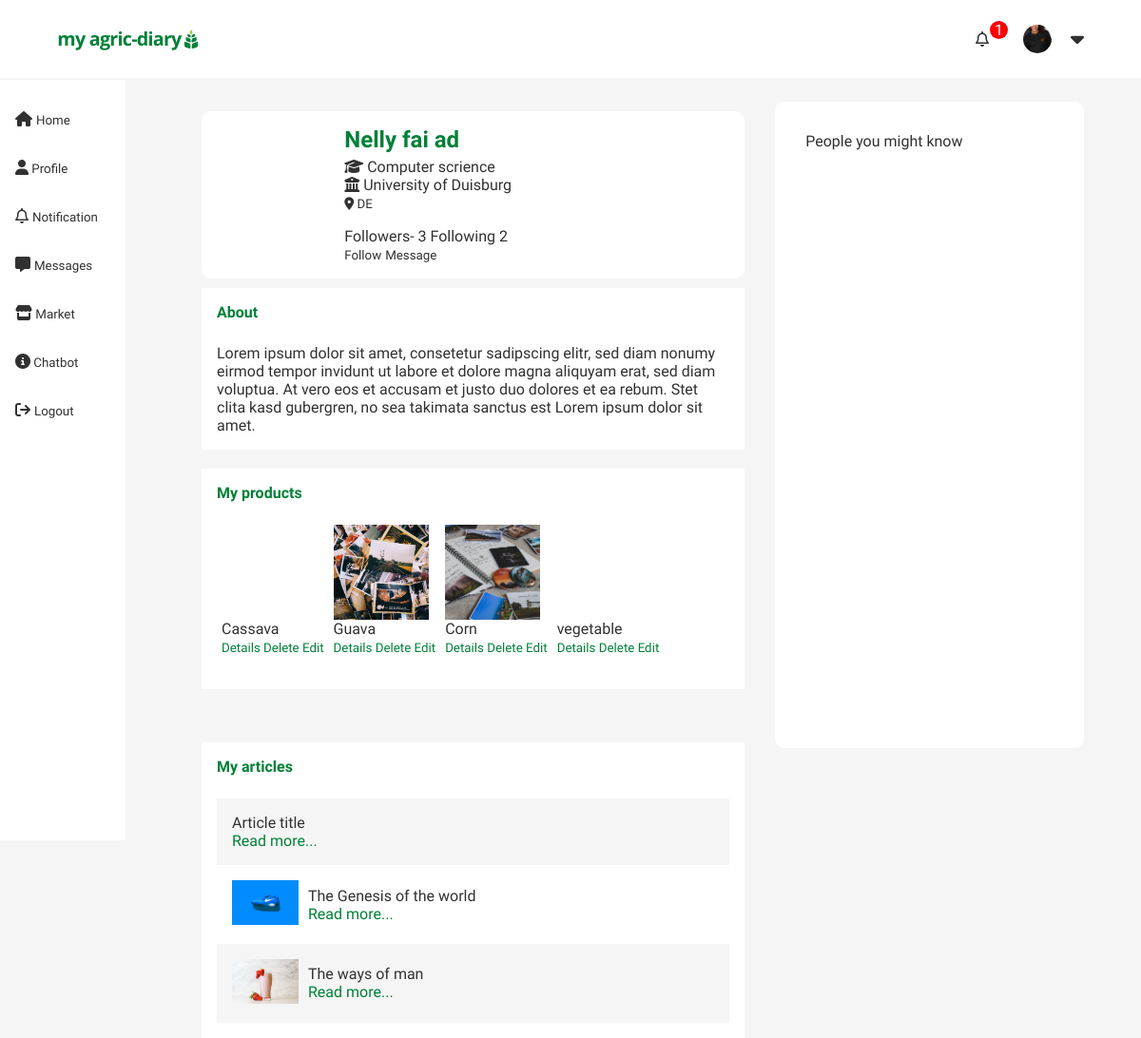
Before: /account/profile/5 (signed in) with the older database file.
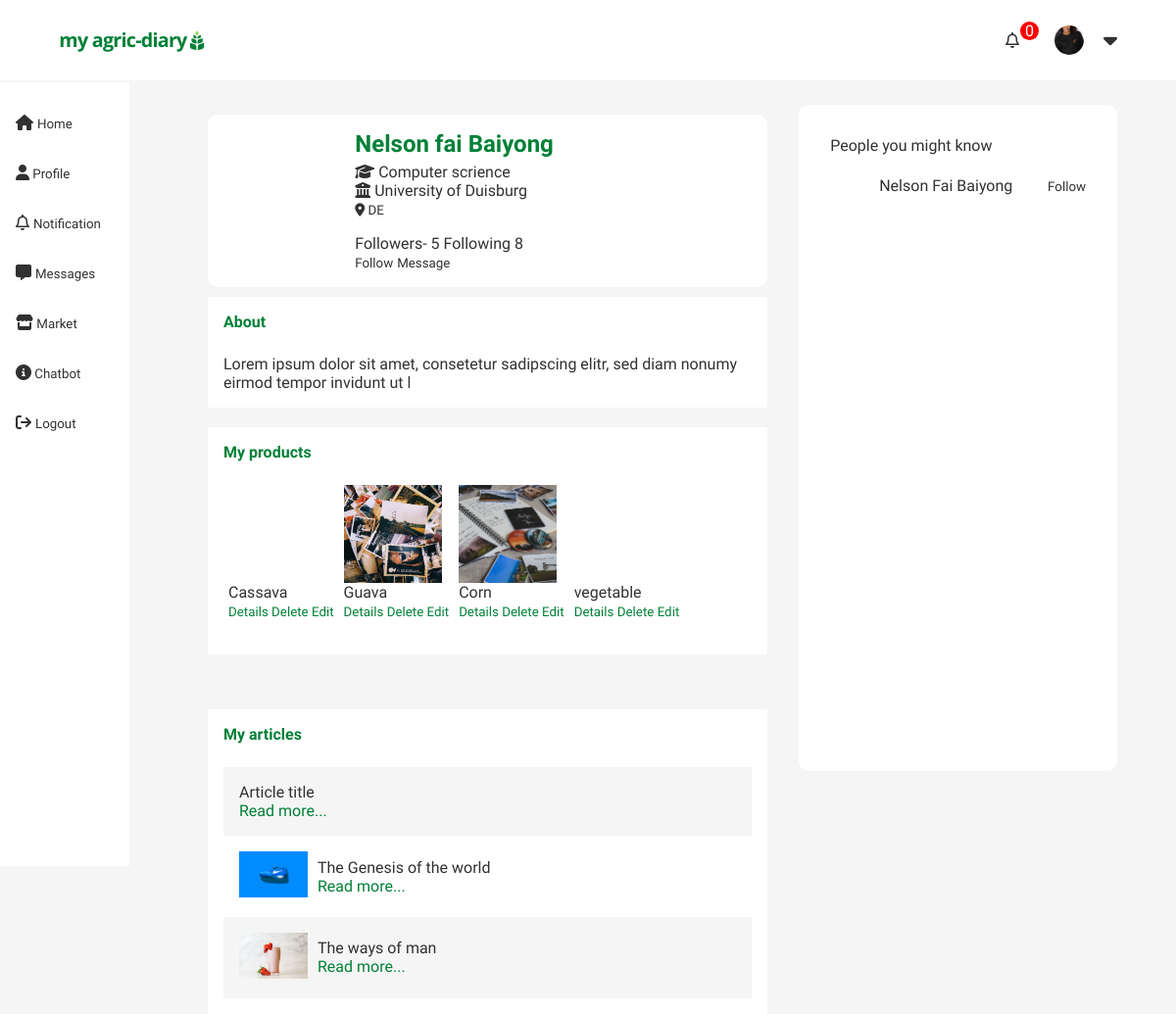
After: the same page with the newer database file.
### account/models.py (models this page shows)
class CustomUser(AbstractUser):
    email = models.EmailField(unique=True)
    first_name = models.CharField( max_length=100 , blank=False)
    last_name= models.CharField( max_length=100 , blank=False )
    bio=models.CharField(max_length=400,blank=True, null=True)
    location = CountryField(blank_label='(select country)')
    profile_pic=models.ImageField( upload_to='profilepics/' ,blank=True, null=True,validators=[FileExtensionValidator(['jpg','png',])])
    is_student = models.BooleanField(default=False)
    course = models.CharField(max_length=100 ,blank=True, null=True)
    instituition = models.CharField(max_length=100 ,blank=True, null=True)
    profession=models.CharField(max_length=100 ,blank=True, null=True)
    company = models.CharField(max_length=100 ,blank=True, null=True)
    date_joined = models.DateTimeField( auto_now_add=True)
    is_active = models.BooleanField( default=True)
    username = None
    USERNAME_FIELD = 'email'
    REQUIRED_FIELDS = []
    objects = UserManager()
    def __str__(self):
        return self.last_name

### Friends/models.py (models this page shows, shortened)
class Network(models.Model):
    user = models.OneToOneField(CustomUser, related_name='myfollowing', on_delete=models.CASCADE)
    follower = models.ManyToManyField(CustomUser ,related_name='follows_me')
    following = models.ManyToManyField(CustomUser,related_name='i_follow')

### marketplace/models.py (models this page shows, shortened)
class ProductItem(models.Model):
    user_profile=models.ForeignKey(CustomUser, on_delete=models.CASCADE)
    product=models.CharField(max_length=200 )
    product_description=models.CharField(max_length=400 )
    quantity=models.CharField(max_length=200 )
    price=models.CharField(max_length=200 )
    location=models.CharField(max_length=200)
    main_image=models.ImageField()
    image2=models.ImageField(blank=True, null=True)
    image3=models.ImageField(blank=True, null=True)
    product_category=models.CharField(choices=category, max_length=20, default='none')
    view_count=models.IntegerField(default=0 )

### feed/models.py (models this page shows, shortened)
class Articles (models.Model):
    author=models.ForeignKey(CustomUser, related_name='profile' ,on_delete= models.CASCADE)
    title = models.CharField( max_length=200, blank=True, null=True)
    body = RichTextField( blank=True, null=True )
    slug = models.SlugField()
    date = models.DateTimeField(auto_now_add=True)
    article_image = models.ImageField(upload_to='articlepics/', blank=True, null=True,validators=[FileExtensionValidator(['jpg','png',])])
    likes =models.ManyToManyField(CustomUser, default=None,blank=True, related_name='liked')
    tag = TaggableManager(blank=True)

### account/views.py (the view)
# urls.py: path('profile/<slug:slug>',views.profile, name='profile'),
@login_required
def profile(request,slug):
    profile=CustomUser.objects.get(id = slug )
    products=ProductItem.objects.filter(user_profile=profile)
    articles=Articles.objects.filter(author=profile)
    followers = Network.objects.get(user=profile)
    context={
                'profile':profile,
                'products':products,
                'articles':articles,
                'network':followers
            }
    return render(request ,'account/profile.html',context)

### Friends/context_processors.py (called while the page is built)
def friendSuggestions(request):
        if request.user.is_authenticated:
            user = request.user
            network = Network.objects.get(user=request.user)
            friendsuggestions= suggestions(request,network=network)
            return {'friendsuggestions':friendsuggestions,'mynetwork':network}
        else:
                return {}

def suggestions(request, network):
    friends = network.following.all()
    user=request.user
    print(friends)
    suggestions =Network.objects.filter(
        following__in = friends).exclude(id=network.id).distinct()
    return suggestions

### notification/context_processors.py (called while the page is built)
def notificationCount(request):
        if request.user.is_authenticated:
            user = request.user
            notification = NotificationUser.objects.get(user = user)
            count = notification.mynotification.all().filter(is_read = False)
            return {'count':count.count}
        else:
                return {}

### account/templates/account/profile.html (shortened to what the changed rows need)
{% extends 'main/base.html'%}
{% load static %}
{% block content %}
<div class="grid-container">
    <main>
<div class="profile-container">
    <div class="profile-image-container">
        <div class="profile-image">
            {% if profile.profile_pic %}
                <div class="roundedprofile" style="background:url('{{profile.profile_pic.url}}') ;background-position: center; background-size: contain; width:100% !important; padding-top: 100%;">  </div>
            {% else %}
             <img src="https://img.icons8.com/external-icongeek26-outline-icongeek26/250/000000/external-farmer-farming-icongeek26-outline-icongeek26.png" style="width:90%"/>
            {% endif %}
        </div>
        <div class="profile-name">
            <h2 class="name"> {{ profile.get_full_name}}
            </h2>
            <div class="sector">
                {% if profile.is_student %}
                    {% if profile.course %}
                        <p><i class="fa-solid fa-graduation-cap"></i>  {{ profile.course}} </p>
                    {% endif %}
                    {% if profile.instituition %}
                        <p><i class="fa-solid fa-building-columns"></i>  {{ profile.instituition}} </p>
                    {% endif %}
                {% endif %}
                <p> <small> <i class="fa-solid fa-location-dot"></i> {{profile.location}} </small></p>
            </div>
       <p> <span onclick="closepopup();shownetwork('following22','followers22')" >   Followers- {{profile.myfollowing.follower.count}} </span> <span onclick="closepopup();shownetwork('followers22','following22')" >  Following {{profile.myfollowing.following.count}}</span> </p>
            {% if user.is_authenticated %}
                    {% if profile != request.user %}
                    <span>
                        {% if request.user in network.follower.all %}
                            <button onclick="network(event,url='unfollow', profile_id='{{profile.id}}',id='unfollowbtn')" >Unfollow</button>
                        {% else %}
                            <button onclick="network(event,url='follow', profile_id='{{profile.id}}' ,id='followbtn')" >Follow</button>
                        {% endif %}
                    </span>
                        <span>
                            <a href="{% url 'createchat' profile.id %}"> <button >Message</button> </a>
                        </span>
                    {% endif %}
            {% endif %}
        </div>
    </div>
        <div class="about">
            <h4> About </h4>
            <br>
            {% if profile.bio %}
            <p>
                {{ profile.bio }}
            </p>
            {%else%}
            ....
            {% endif %}
        </div>
    <div class="profile-info-contaner">
            {% if products %}
                <div class="profile-product-container">
                    <br>
                    <div class="products">
                    {% for product in products %}
                        <div class="products">
                                <div style="margin-inline:5px ;">
                                    <div style="background:url('{{ product.main_image.url }}') ;width:100px;height: 100px;background-position: center;background-repeat: no-repeat;background-size: cover;" > </div>
                                        <div class="product-info">
                                            <p> {{ product.product | truncatechars:10}} </p>
                                            <small><a href="{% url 'product' slug=product.id %}"> Details</a> </small>
                                            <small><a href="{% url 'delete_product' product.id %}"> Delete</a> </small>
                                            <small><a href="{% url 'edit_product' product.id %}"> Edit</a> </small>
                                        </div>
                                        <br>
                                </div>
                                <br>
                        </div>
                    {% endfor%}
                </div>
                </div>
            {% endif %}
            {% if products %}
                <div class="profile-articles">
                    <br>
                    {% for article in articles %}
                    <div class="article-item" id="article{{article.id}}">
                        {% if article.article_image %}
                        <div class="image">
                            <img src="{{ article.article_image.url }}" alt="article image" width="70px">
                        </div>
                        {% endif %}
                        <div>
                                <a href="{% url 'details' article_slug=article.slug %}">
                                    <div>
                                        {% if article.title %}
                                    {{ article.title|truncatechars:90 }}
                                    {%else%}
                                    Article title
                                    {% endif %}
                                </div></a>
                                <p><a href=" {% url 'details' article_slug=article.slug %}"> Read more...</a></p>
                    </div>
                    </div>
                {% endfor %}
                </div>
                {% endif %}
        </div>
    </div>
</main>
<div class="sidebar sidebar_right">
    <div class="networksugestion">
        {% for item in friendsuggestions%}
        <div class="flex flex_outerfollow" style="justify-content: space-between;">
            <div class="flex" >
                <a href="{% url 'profile' item.user.id %}"> <span class="roundedprofile" style="background:url('{{ item.user.profile_pic.url}}') ;background-position: center; background-size: contain;" > </span> </a>
                    <div>
                        <a href="{% url 'profile' item.user.id %}"> <div class="contact-name"> {{ item.user.get_full_name|title }} </div>	</a>
                    </div>
            </div>
            <div>
                {% if item.user != request.user %}
                <span>
                    {% if item.user in mynetwork.following.all %}
                        <button onclick="network(event,url='unfollow', profile_id='{{item.user.id}}',id='itembtn')" >Unfollow</button>
                    {% else %}
                        <button onclick="network(event,url='follow', profile_id='{{item.user.id}}' ,id='itembtn')" >Follow</button>
                    {% endif %}
                </span>
                {% endif %}
            </div>
        </div>
        {% endfor %}
    </div>
</div>
</div>
{% endblock %}

### templates/main/base.html (shortened to what this page needs)
{% load static %}
<!DOCTYPE html>
<html lang="en">
<head>
    <link rel="stylesheet" href="{% static 'styles/mainstyle.css'%}">
    <link rel="stylesheet" href="{% static stylesheet %}">
</head>
<body>
        <header>
            <div class="logo">
             <a href="../../../">   <img src="{% static 'images/my agric-diary.png'%}" width="100%"></a>
            </div>
            <div class="header-right">
                    {% if request.user.is_authenticated %}
                            <span>
                                <a href="{% url 'notification' %}">
                                    <span class="notification-wrapper">
                                        <span class="notification-counter">
                                               <span><i class="fa-regular fa-bell"> </i> </span>
                                                <span id="counter"> {{count}} </span>
                                        </span>
                                    </span>
                                </a>
                            </span>
                        <span>
                            {% if request.user.profile_pic %}
                            <a href="{% url 'profile' request.user.id %}">
                                <div class="roundedprofile" style="background:url('{{request.user.profile_pic.url}}') ;background-position: center; background-size: contain;">  </div> </a>
                            {% else %}
                            <a href="{% url 'profile' request.user.id %}">   <img src="https://encrypted-tbn0.gstatic.com/images?q=tbn:ANd9GcR9RzmCAKhjBMu6GN8LHxNLTw8Vt347xfIXWA&usqp=CAU" alt="" width="30px"></a>
                            {% endif %}
                        </span>
                            <span class="dropdown">
                                <span class="dropbtn" onclick="myFunction(data='myDropdown{{article.id}}')"> <i class="fa-solid fa-caret-down"></i></span>
                              </span>
                    {% else %}
                        <span> <a href="{% url 'login' %}"> Login </a> </span>
                        <span> <a href="{% url 'signup' %}"> Signup </a></span>
                    {% endif %}
            </div>
        </header>
   <div class="flex-container">
    <div class="bodynav_right">
        <a href="../../../"> <i class="fa-solid fa-house"></i> <small> Home </small></a>
        <a href="{% url 'profile'  request.user.id %}"> <i class="fa-solid fa-user"></i><small>  Profile</small> </a>
        <a href="{% url 'notification' %}"> <i class="fa-regular fa-bell"></i> <small> Notification </small>  </a>
        <a href="{% url 'chatlobby' %}"> <i class="fa-solid fa-message"></i>  <small> Messages </small></a>
        <a href="{% url 'market' %}"> <i class="fa-solid fa-store"></i><small>  Market </small> </a>
        <a href="{% url 'ai_room' %}"> <i class="fa-solid fa-circle-info"></i><small> Chatbot </small>  </a>
        <a href="{% url 'logout' %}"><i class="fa-solid fa-arrow-right-from-bracket"></i> <small> Logout  </small></a>
    </div>
        {% block content %}
        {% endblock%}
    </div>
</body>
</html>

Changed rows visible on the page:
changed CustomUser "Computer scrience": get_full_name "Nelly fai ad" → "Nelson fai Baiyong"; myfollowing.follower.count "3" → "5"; myfollowing.following.count "2" → "8"; bio "…eirmod tempor invidunt ut labore et dolore magna aliquyam erat, sed diam voluptua. At vero eos et accusam et justo duo dolores et ea rebum. Stet clita kasd gubergren, no sea takimata sanctus est Lorem ipsum dolor sit amet." → "Lorem ipsum dolor sit amet, consetetur sadipscing elitr, sed diam nonumy eirmod tempor invidunt ut l"
now on this page (row unchanged): Network: user.get_full_name "Nelson Fai Baiyong"
Other visible differences:
{{ count }}: "1" → "0"
